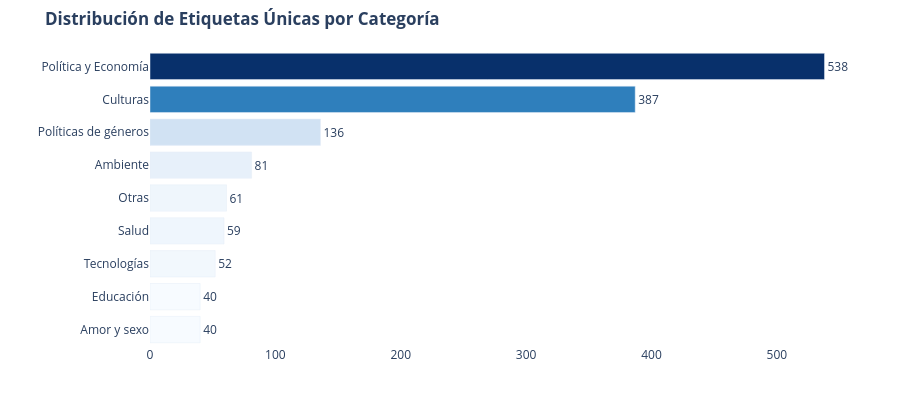

The cell this chart's notebook holds for it:
### Code cell
# ==============================================================================
# DISTRIBUCIÓN DE ETIQUETAS ÚNICAS POR CATEGORÍA
# ==============================================================================
df_cat_tag_exploded = (
    df[["ID", "category", "post_tag"]]
    .dropna(subset=["post_tag"])
    .copy()
    .assign(
        categoria_normalizada=lambda d: d["category"]
        .fillna("Sin categoria")
        .astype(str)
        .apply(lambda x: [p.strip() for p in re.split(r"[;,]", x) if p.strip()] or ["Sin categoria"]),
        tag=lambda d: d["post_tag"].str.split(r"[;,]")
    )
    .explode("categoria_normalizada")
    .explode("tag")
    .assign(tag=lambda d: d["tag"].str.strip().str.title())
    .loc[lambda d: (d["tag"] != "") & (d["tag"] != "Nan")]
    .reset_index(drop=True)
)

df_tags_dist_cat = (
    df_cat_tag_exploded.groupby("categoria_normalizada")["tag"]
    .nunique()
    .reset_index(name="etiquetas")
    .sort_values("etiquetas", ascending=True)
)

fig_tags_cat = px.bar(
    df_tags_dist_cat, 
    x="etiquetas", 
    y="categoria_normalizada", 
    orientation="h",
    title="<b>Distribución de Etiquetas Únicas por Categoría</b>",
    text="etiquetas", 
    color="etiquetas", 
    color_continuous_scale="Blues"
)
fig_tags_cat.update_traces(textposition="outside")
fig_tags_cat.update_layout(
    height=400, 
    plot_bgcolor="rgba(0,0,0,0)", 
    paper_bgcolor="#fff",
    coloraxis_showscale=False, 
    xaxis_title="", 
    yaxis_title="",
    margin=dict(l=150, r=40, t=50, b=30)
)
fig_tags_cat.write_html(OUTPUT_DIR / "03d_distribucion_etiquetas_por_categoria.html")
fig_tags_cat.show()

### Figure 1 — Plotly figure (JSON) as saved in the notebook; plotly's stock layout.template omitted (floating-point values rounded to 4 significant figures)
{"data": [{"hovertemplate": "etiquetas=%{marker.color}<br>categoria_normalizada=%{y}<extra></extra>", "legendgroup": "", "marker": {"color": [40, 40, 52, 59, 61, 81, 136, 387, 538], "coloraxis": "coloraxis", "pattern": {"shape": ""}}, "name": "", "orientation": "h", "showlegend": false, "text": [40.0, 40.0, 52.0, 59.0, 61.0, 81.0, 136.0, 387.0, 538.0], "textposition": "outside", "type": "bar", "x": [40, 40, 52, 59, 61, 81, 136, 387, 538], "xaxis": "x", "y": ["Amor y sexo", "Educación", "Tecnologías", "Salud", "Otras", "Ambiente", "Políticas de géneros", "Culturas", "Política y Economía"], "yaxis": "y"}], "layout": {"barmode": "relative", "coloraxis": {"autocolorscale": false, "colorbar": {"title": {"text": "etiquetas"}}, "colorscale": [[0, "rgb(247,251,255)"], [0.125, "rgb(222,235,247)"], [0.25, "rgb(198,219,239)"], [0.375, "rgb(158,202,225)"], [0.5, "rgb(107,174,214)"], [0.625, "rgb(66,146,198)"], [0.75, "rgb(33,113,181)"], [0.875, "rgb(8,81,156)"], [1, "rgb(8,48,107)"]], "showscale": false}, "height": 400, "legend": {"tracegroupgap": 0}, "margin": {"b": 30, "l": 150, "r": 40, "t": 50}, "paper_bgcolor": "#fff", "plot_bgcolor": "rgba(0,0,0,0)", "title": {"text": "<b>Distribución de Etiquetas Únicas por Categoría</b>"}, "xaxis": {"anchor": "y", "domain": [0, 1], "title": {"text": ""}}, "yaxis": {"anchor": "x", "domain": [0, 1], "title": {"text": ""}}}}
